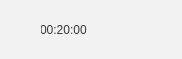
<?xml version="1.0" encoding="UTF-8"?>
<ui version="4.0">
 <class>Dialog</class>
 <widget class="QDialog" name="Dialog">
  <property name="geometry">
   <rect>
    <x>0</x>
    <y>0</y>
    <width>182</width>
    <height>59</height>
   </rect>
  </property>
  <property name="windowTitle">
   <string>EyeCare</string>
  </property>
  <property name="windowIcon">
   <iconset>
    <normaloff>logo.ico</normaloff>logo.ico</iconset>
  </property>
  <property name="styleSheet">
   <string notr="true">background-color:rgb(242, 242, 242);
color: rgb(56, 56, 56);
font: 24pt &quot;Arial&quot;;
qproperty-alignment: 'AlignCenter';
</string>
  </property>
  <widget class="QLabel" name="lb_time">
   <property name="geometry">
    <rect>
     <x>40</x>
     <y>0</y>
     <width>141</width>
     <height>60</height>
    </rect>
   </property>
   <property name="text">
    <string>00:20:00</string>
   </property>
  </widget>
  <widget class="QPushButton" name="pin_start">
   <property name="geometry">
    <rect>
     <x>0</x>
     <y>10</y>
     <width>41</width>
     <height>41</height>
    </rect>
   </property>
   <property name="styleSheet">
    <string notr="true">border: 0px;</string>
   </property>
   <property name="text">
    <string/>
   </property>
   <property name="icon">
    <iconset>
     <normaloff>qrc/start.png</normaloff>qrc/start.png</iconset>
   </property>
   <property name="iconSize">
    <size>
     <width>32</width>
     <height>32</height>
    </size>
   </property>
  </widget>
 </widget>
 <resources/>
 <connections/>
</ui>
